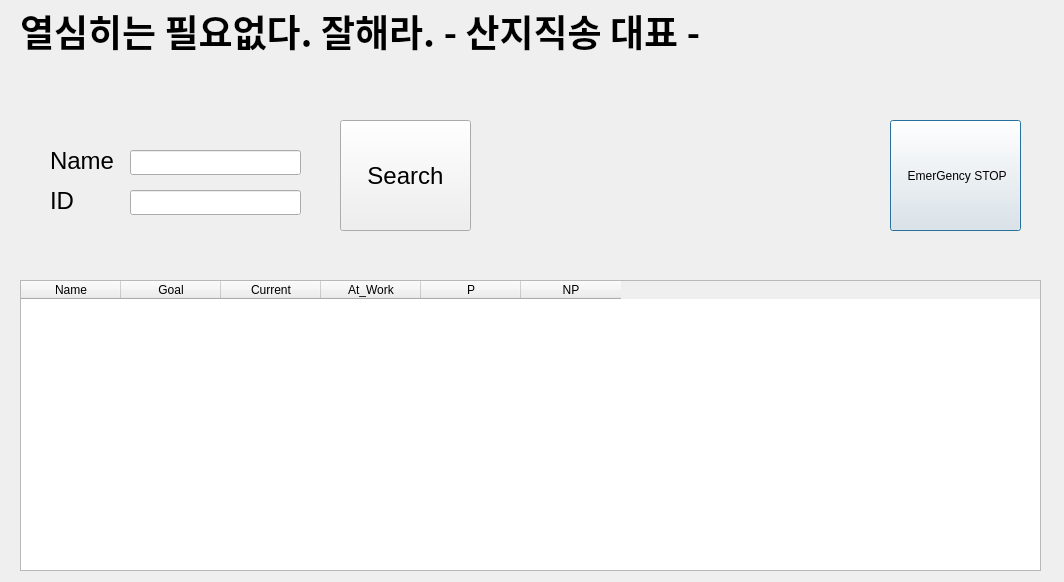
<?xml version="1.0" encoding="UTF-8"?>
<ui version="4.0">
 <class>Dialog</class>
 <widget class="QDialog" name="Dialog">
  <property name="geometry">
   <rect>
    <x>0</x>
    <y>0</y>
    <width>1064</width>
    <height>582</height>
   </rect>
  </property>
  <property name="windowTitle">
   <string>Dialog</string>
  </property>
  <widget class="QLabel" name="label_6">
   <property name="geometry">
    <rect>
     <x>20</x>
     <y>0</y>
     <width>801</width>
     <height>61</height>
    </rect>
   </property>
   <property name="font">
    <font>
     <family>Ubuntu Mono</family>
     <pointsize>28</pointsize>
     <weight>75</weight>
     <bold>true</bold>
    </font>
   </property>
   <property name="text">
    <string>열심히는 필요없다. 잘해라. - 산지직송 대표 -</string>
   </property>
  </widget>
  <widget class="QPushButton" name="btnEmergency">
   <property name="geometry">
    <rect>
     <x>890</x>
     <y>120</y>
     <width>131</width>
     <height>111</height>
    </rect>
   </property>
   <property name="text">
    <string> EmerGency STOP</string>
   </property>
  </widget>
  <widget class="QPushButton" name="btnSerch">
   <property name="geometry">
    <rect>
     <x>340</x>
     <y>120</y>
     <width>131</width>
     <height>111</height>
    </rect>
   </property>
   <property name="font">
    <font>
     <pointsize>18</pointsize>
    </font>
   </property>
   <property name="text">
    <string>Search</string>
   </property>
  </widget>
  <widget class="QTableWidget" name="tableWidget">
   <property name="geometry">
    <rect>
     <x>20</x>
     <y>280</y>
     <width>1021</width>
     <height>291</height>
    </rect>
   </property>
   <column>
    <property name="text">
     <string>Name</string>
    </property>
   </column>
   <column>
    <property name="text">
     <string>Goal</string>
    </property>
   </column>
   <column>
    <property name="text">
     <string>Current</string>
    </property>
   </column>
   <column>
    <property name="text">
     <string>At_Work</string>
    </property>
   </column>
   <column>
    <property name="text">
     <string>P</string>
    </property>
   </column>
   <column>
    <property name="text">
     <string>NP</string>
    </property>
   </column>
  </widget>
  <widget class="QLineEdit" name="editName">
   <property name="geometry">
    <rect>
     <x>130</x>
     <y>150</y>
     <width>171</width>
     <height>25</height>
    </rect>
   </property>
  </widget>
  <widget class="QLabel" name="label">
   <property name="geometry">
    <rect>
     <x>50</x>
     <y>150</y>
     <width>71</width>
     <height>21</height>
    </rect>
   </property>
   <property name="font">
    <font>
     <pointsize>18</pointsize>
    </font>
   </property>
   <property name="text">
    <string>Name</string>
   </property>
  </widget>
  <widget class="QLineEdit" name="editId">
   <property name="geometry">
    <rect>
     <x>130</x>
     <y>190</y>
     <width>171</width>
     <height>25</height>
    </rect>
   </property>
  </widget>
  <widget class="QLabel" name="label_2">
   <property name="geometry">
    <rect>
     <x>50</x>
     <y>190</y>
     <width>71</width>
     <height>21</height>
    </rect>
   </property>
   <property name="font">
    <font>
     <pointsize>18</pointsize>
    </font>
   </property>
   <property name="text">
    <string>ID</string>
   </property>
  </widget>
 </widget>
 <resources/>
 <connections/>
</ui>
